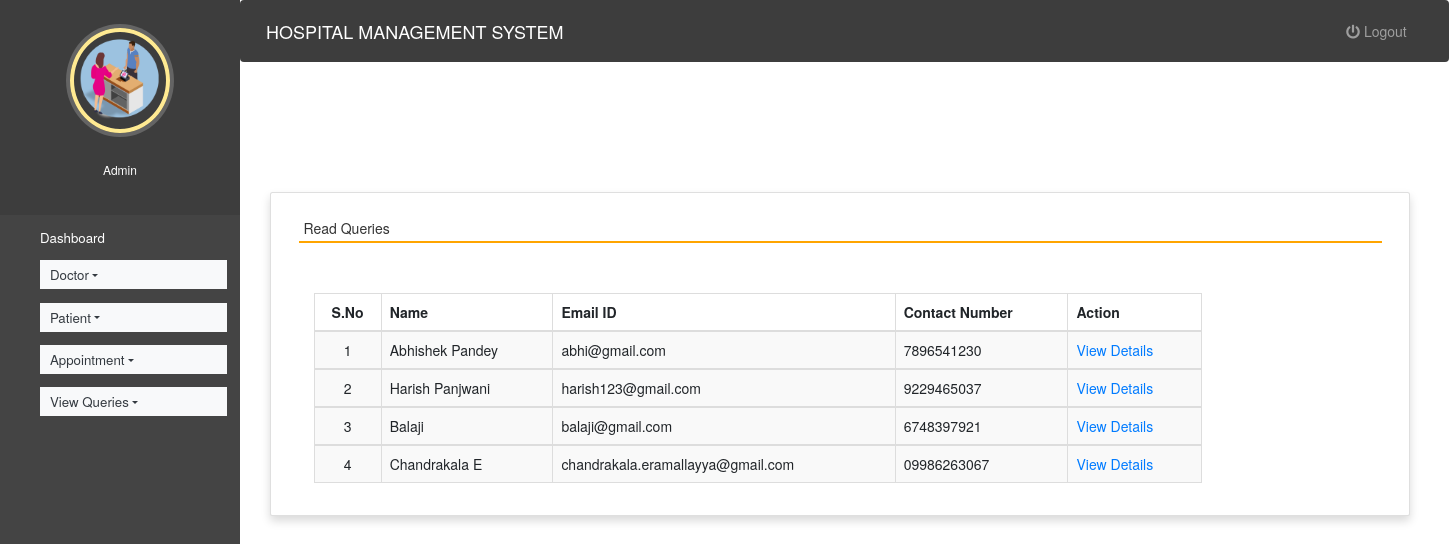
Screenshot of /read_queries (signed in) with the database file from the repository.
### hospitals/models.py (models this page shows, shortened)
class Contact(models.Model):
    name = models.CharField(max_length=100, null=True)
    contact = models.CharField(max_length=15, null=True)
    email = models.CharField(max_length=50, null=True)
    subject = models.CharField(max_length=100, null=True)
    message = models.CharField(max_length=300, null=True)
    msgdate = models.DateField(null=True)
    isread = models.CharField(max_length=10,null=True)

### hospitals/views.py (the view)
# urls.py: path('read_queries', read_queries, name='read_queries'),
def read_queries(request):
    if not request.user.is_authenticated:
        return redirect('login')
    contact = Contact.objects.filter(isread="yes")
    return render(request, 'read_queries.html', locals())

### hospitals/templates/read_queries.html (shortened to what this page needs)
{% extends 'admin_nav.html' %}
{% load static %}
{% block content %}
<head>
 <link rel="stylesheet" href="https://maxcdn.bootstrapcdn.com/bootstrap/3.4.1/css/bootstrap.min.css">
  <link rel="stylesheet" href="https://cdnjs.cloudflare.com/ajax/libs/font-awesome/4.7.0/css/font-awesome.min.css">
  <link rel="stylesheet" href="https://use.fontawesome.com/releases/v5.6.3/css/all.css">
</head>
<br><br><br><br>
<div class="container card shadow m-5">
    <div class="card-body">
        <h5 class="p-2" style="border-bottom: 2px solid orange">Read Queries</h5>
		<div class="container mt-5">
            <table id="example" class="table table-striped table-bordered" style="width:80%">
			<thead>
                                    <tr>
                                        <th class="text-center">S.No</th>
                                        <th class="d-none d-sm-table-cell">Name</th>
                                        <th class="d-none d-sm-table-cell">Email ID</th>
                                        <th class="d-none d-sm-table-cell">Contact Number</th>
                                        <th class="d-none d-sm-table-cell" style="width: 15%;">Action</th>
                                    </tr>
                                </thead>
                                {% for i in contact %}
                                <tbody>
                                    <tr>
                                        <td class="text-center">{{forloop.counter}}</td>
                                        <td class="font-w600">{{i.name}}</td>
                                        <td class="font-w600">{{i.email}}</td>
                                        <td class="font-w600">{{i.contact}}</td>
                                        <td class="font-w600"><a href="{% url 'view_queries' i.id %}" class="text-primary">View Details</a></td>
                                    </tr>
                                        {% endfor %}
                                </tbody>
            </table>
        </div>
    </div>
</div>
{% endblock content %}

### hospitals/templates/admin_nav.html (shortened to what this page needs)
<!DOCTYPE html>
{% load static %}
<html lang="en">
<head>
  <link rel="stylesheet" href="https://stackpath.bootstrapcdn.com/bootstrap/4.3.1/css/bootstrap.min.css">
  <link rel="stylesheet" href="https://maxcdn.bootstrapcdn.com/font-awesome/4.7.0/css/font-awesome.min.css">
  <link rel="stylesheet" href="{% static 'style.css' %}">
</head>
<body>
  <nav class="menu" tabindex="0">
    <header class="avatar">
      <img src="{% static 'images/h8.png' %}" />
      <br><br>
      <h6 style="color : white">Admin</h6>
    </header>
    <ul>
      <li tabindex="0" class="icon-dashboard"> <a style="color:white; text-decoration:none;" href="{% url 'admin_home' %}"><span>Dashboard</span></a> </li>
      <li tabindex="0" class="nav-item dropdown icon-customers">
        <a href="" class="nav-link dropdown-toggle text-dark bg-light" id="navbardrop"
				data-toggle="dropdown" style="color:white; text-decoration:none;"> Doctor</a>
      </li>
      <li tabindex="0" class="nav-item dropdown icon-users">
        <a href="" class="nav-link dropdown-toggle text-dark bg-light" id="navbardrop"
				data-toggle="dropdown" style="color:white; text-decoration:none;"> Patient</a>
      </li>
      <li tabindex="0" class="nav-item dropdown icon-calendar">
        <a href="" class="nav-link dropdown-toggle text-dark bg-light" id="navbardrop"
				data-toggle="dropdown" style="color:white; text-decoration:none;"> Appointment</a>
      </li>
        <li tabindex="0" class="nav-item dropdown icon-calendar">
        <a href="" class="nav-link dropdown-toggle text-dark bg-light" id="navbardrop"
				data-toggle="dropdown" style="color:white; text-decoration:none;"> View Queries</a>
      </li>
    </ul>
  </nav>
  <main>
    <div class="bs-example">
      <nav class="navbar navbar-expand-md  navbar-dark fixed-top" style="background:#3d3d3d;">
        <a href="#" class="navbar-brand" style="color:#fff">HOSPITAL MANAGEMENT SYSTEM</a>
        <div class="collapse navbar-collapse justify-content-between" id="navbarCollapse">
          <div class="navbar-nav" style=" margin-left: 90%;">
            <a href="{% url 'logout' %}" class="nav-item nav-link"><i class="fas fa-power-off" style="color:dark;S"></i> Logout</a>
          </div>
        </div>
      </nav>
    </div>
    {% block content %}
    {% endblock content %}
  </main>
</body>
</html>

### hospitals/static/style.css (style rules this page uses)
body { padding-left: 240px; }
main { position: relative; height: 100vh; }
.menu { background: #21446B; height: 100vh; width: 240px; position: fixed; top: 0px; left: 0; z-index: 5; outline: none; }
.menu .avatar { background: rgba(0, 0, 0, 0.1); padding: 2em 0.5em; text-align: center; }
.menu .avatar img { width: 100px; border-radius: 50%; overflow: hidden; border: 4px solid #ffea92; box-shadow: 0 0 0 4px rgba(255, 255, 255, 0.2); }
.menu ul { list-style: none; padding: 0.5em 0; margin: 0; }
.menu ul li { padding: 0.5em 1em 0.5em 3em; font-size: 0.95em; font-weight: regular; background-repeat: no-repeat; background-position: left 15px center; background-size: auto 20px; transition: all 0.15s linear; cursor: pointer; }
.menu ul li.icon-dashboard { background-image: url("http://www.entypo.com/images//gauge.svg"); }
.menu ul li.icon-customers { background-image: url("http://www.entypo.com/images//briefcase.svg"); }
.menu ul li.icon-users { background-image: url("http://www.entypo.com/images//users.svg"); }
.menu ul li.icon-calendar { background-image: url("http://www.entypo.com/images//calendar.svg"); }

### hospitals/templates/admin_nav.html (style rules this page uses)
a:link { text-decoration: none; }
a { color: white; }
body { padding-left: 240px; }
main { position: relative; height: 100vh; }
.menu { background:#444444; height: 100vh; width: 240px; position: fixed; top: 0px; left: 0; z-index: 5; outline: none; }
.menu .avatar { background: rgba(0, 0, 0, 0.1); padding: 2em 0.5em; text-align: center; }
.menu .avatar img { width: 100px; border-radius: 50%; overflow: hidden; border: 4px solid #ffea92; box-shadow: 0 0 0 4px rgba(255, 255, 255, 0.2); }
.menu ul { list-style: none; padding: 0.5em 0; margin: 0; }
.menu ul li { padding: 0.5em 1em 0.5em 3em; font-size: 0.95em; font-weight: regular; background-repeat: no-repeat; background-position: left 15px center; background-size: auto 20px; transition: all 0.15s linear; cursor: pointer; }
.menu ul li.icon-dashboard { background-image: url("http://www.entypo.com/images//gauge.svg"); }
.menu ul li.icon-customers { background-image: url("http://www.entypo.com/images//briefcase.svg"); }
.menu ul li.icon-users { background-image: url("http://www.entypo.com/images//users.svg"); }
.menu ul li.icon-calendar { background-image: url("http://www.entypo.com/images//calendar.svg"); }

### rows the page displays
Contact: name "Abhishek Pandey", email "abhi@gmail.com", contact "7896541230"
Contact: name "Harish Panjwani", email "harish123@gmail.com", contact "9229465037"
Contact: name "Balaji", email "balaji@gmail.com", contact "6748397921"
Contact: name "Chandrakala E", email "chandrakala.eramallayya@gmail.com", contact "09986263067"
